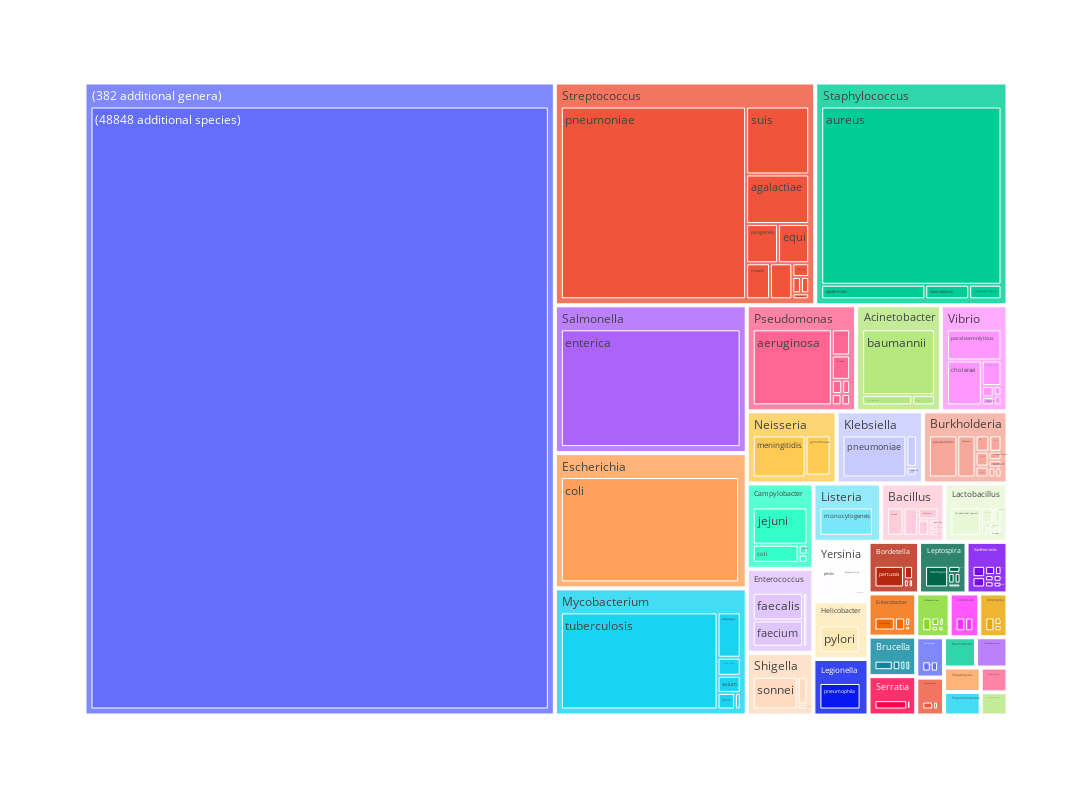

This figure's notebook cell:
### Code cell
cdf = make_counts_summary(min_species_size=20, max_species=20, max_genera=400)
# cdf.drop(index=cdf.index[-1], inplace=True)

fig = px.treemap(
    cdf,
    path=['genus', 'species'],
    values='genomes',
    width=1200, height=800)

# px.treemap() doesn't accept this argument for some reason
tm, = fig.select_traces()
tm.hovertemplate='<b>%{label}</b> <br>%{value} genomes'

fig

### Figure 1 — Plotly figure (JSON) as saved in the notebook; plotly's stock layout.template omitted (floating-point values rounded to 4 significant figures; data arrays with more than 128 entries replaced by an {"elided": "..."} marker saying what was removed)
{"data": [{"branchvalues": "total", "domain": {"x": [0, 1], "y": [0, 1]}, "hovertemplate": "<b>%{label}</b> <br>%{value} genomes", "ids": {"elided": "190 str values"}, "labels": {"elided": "190 str values"}, "level": "81a986", "name": "", "parents": {"elided": "190 str values"}, "type": "treemap", "values": {"elided": "190 int values"}}], "layout": {"height": 800, "legend": {"tracegroupgap": 0}, "margin": {"t": 60}, "width": 1200}}
